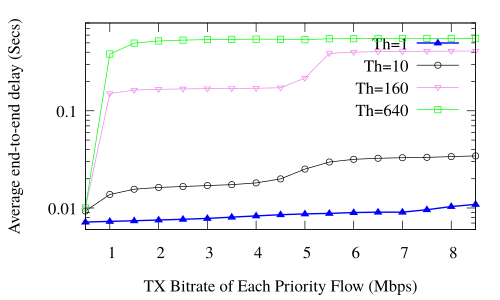

Reproduce this figure in gnuplot.
#! xgp flow_pps.dat
# Created the Fri Dec  8 02:30:12 CET 2017 with:
#   ____________________________
#  /                            \
# /        xgp        __________/
# \__________________/.:nonsns:.
#
 
#-------------------------------------
# SHAPES:
# (c)ircle  (t)riangle (i)nv.tri.
#           (d)iamond  (s)quare
# FILLING:
# (f)illed  (o)paque  (e)mpty (default)
#-------------------------------------
   s=4  ; es=s  ; fs=s+1 ; os=s+66
   c=6  ; ec=c  ; fc=c+1 ; oc=os+1
   t=8  ; et=t  ; ft=t+1 ; ot=oc+1
   i=10 ; ei=i  ; fi=i+1 ; oi=ot+1
   d=12 ; ed=d  ; fd=d+1 ; od=oi+1
   p=14 ; ep=p  ; fp=p+1 ; op=od+1
#-------------------------------------
#  e.g.:  
#  empty circles vs filled squares
#  plot "file" u 1:3 w p pt ec, 
#           "" u 1:4 w lp pt fs
#-------------------------------------

#Happy gnuplotting

#ty=ARG1
set out "delay_new_th.pdf"
#set out "delay_detnet.pdf"
#set out "delay_fifo.pdf"
set term pdf font "Times,18"
#set terminal X11 enhanced font "courier 10 pitch, 16" size 1200,1000

set pointsize 0.75

set key top right
#set ylabel "Per flow rate [pps]"
#set title "Priority Bandwidth reservation Output (21Mbps Input link and 10Mbps Output link)\nPriority Bandwidth Sharing\n10 Detnet Flows and 2 Other heavy flows\nExplicit Bandwidth Reservation for Detnet Flows (Flows send their bandwidth requirement) \n and the remaining availble bandwidth is fairly shared by other flows."
#set title "Fifo Queue Output (21Mbps Input link and 10Mbps Output link)\n10 Detnet Flows and 2 Other heavy flows"

set xlabel "TX Bitrate of Each Priority Flow (Mbps)"
#\tTotal=3*(X)+2*(7) Mbps"
#set xtics 1

#set xrange [0:20]
#set ytics 0.1

set boxwidth 0.1
set style fill pattern

#set ytics nomirror
#set y2tics
#set yrange [0:5]
#set y2range [0:110]

set ylabel "Average end-to-end delay (Secs)"

#set y2label "Total Bandwidth Utilization (%)"
#set format y "%.t^.10^%T"
#set ytics 200000
#set yran [1e3:]
#min(a,b)=a<b?a:b
#stats 	'flow_pps.dat'	every ::1 using 1 nooutput
#total=int(STATS_sum)
#print("Total Throughput")
#print(total)
#f(x)=total
#set yrange [0:1]
#set ytics 1
set yrange [0.006:0.8]
#set xrange ["low";"mid" "high"]
set autoscale xfix
set logscale y 10
#t=ARG1

#set arrow 1 from 0.66,0.004 to 0.66,0.95 nohead dt "-"
#set label "Bw Reservation" at 0.75,4.7

#set arrow 2 from 0,0.0206 to 9,0.0206 nohead dt "-"

#set arrow 3 from 0,0.02575 to 9,0.02575 nohead dt "-"


plot \
'<cat delay_util_profile_bwresv_1.dat'	u ($3)/1000:($4) t 'Th=1' axes x1y1 with lp lc rgb "blue" lw 2 pt ft,\
'<cat delay_util_profile_bwresv_10.dat'	u  ($3)/1000:($4) t 'Th=10' axes x1y1 with lp lc rgb "black" pt ec,\
'<cat delay_util_profile_bwresv_160.dat'	u ($3)/1000:($4) t 'Th=160' axes x1y1 with lp lc rgb "violet" pt ei,\
'<cat delay_util_profile_bwresv_640.dat'	u ($3)/1000:($4) t 'Th=640' axes x1y1 with lp lc rgb "green" pt es,\
#'<cat delay_util_profile_bwresv_80.dat'	u ($3)/1000:($4) t '80' axes x1y1 with lp lc rgb "black",\
#'<cat delay_util_profile_bwresv_160.dat'	u ($3)/1000:($4) t '160' axes x1y1 with lp lc rgb "dark-blue",\
#'<cat delay_util_profile_bwresv_320.dat'	u ($3)/1000:($4) t '320' axes x1y1 with lp lc rgb "dark-red",\
#'<cat delay_util_profile_fifo.dat'	u ($2)/1000:($3) t 'FIFO' axes x1y1 with lp lc rgb "green"
#'<cat delay_util_profile_codel.dat'	u ($2)/1000:($3) t 'CODEL' axes x1y1 with lp lc rgb "violet",\



#'< cat delay_detnet_10.dat '    u ($0+1):($32)     notitle  axes x1y1 with steps lc rgb "blue" lw 2,\
#'< cat delay_fifo.dat '    u ($0+1):($32)     notitle  axes x1y1 with steps lc rgb "red" lw 2,\
#'< cat delay_detnet_10.dat '    u ($0+1):($32)     t 'BwResv Th=10'  axes x1y1 with points lc rgb "blue" lw 2,\
#'< cat delay_fifo.dat '    u ($0+1):($32)     t 'Fifo'  axes x1y1 with points lc rgb "red" lw 2,\
#'< cat delay_detnet_20.dat '    u ($0+1):($32)      notitle  axes x1y1 with steps lc rgb "brown" lw 2,\
#'< cat delay_detnet_20.dat '    u ($0+1):($32)     t 'BwResv Th=20'  axes x1y1 with points lc rgb "brown" lw 2,\
#'< cat delay_detnet_40.dat '    u ($0+1):($32)      notitle  axes x1y1 with steps lc rgb "orange" lw 2,\
#'< cat delay_detnet_40.dat '    u ($0+1):($32)     t 'BwResv Th=40'  axes x1y1 with points lc rgb "orange" lw 2,\
#'< cat delay_detnet_80.dat '    u ($0+1):($32)      notitle  axes x1y1 with steps lc rgb "black" lw 2,\
#'< cat delay_detnet_80.dat '    u ($0+1):($32)     t 'BwResv Th=80'  axes x1y1 with points lc rgb "black" lw 2

#'< cat delay.dat '    u ($0):($2)      t 'Latency Other-1'    axes x1y1 with steps lc rgb "green" lw 2,\
#'< cat delay.dat '    u ($0):($14)      t 'Latency Other-2'    axes x1y1 with steps lc rgb "orange" lw 2,\
#'< cat delay.dat '    u ($0):($8)      t 'Latency Detnet-1'   axes x1y1 with steps lc rgb "black" lw 2,\
#'< cat delay.dat '    u ($0):($20)     t 'Latency Detnet-2'  axes x1y1 with steps lc rgb "black" lw 2,\
#'< cat delay.dat '    u ($0):($26)     t 'Latency Detnet-3'  axes x1y1 with steps lc rgb "black" lw 2,\
#'< cat delay.dat '    u ($0):($32)     t 'Latency Detnet-4'  axes x1y1 with steps lc rgb "black" lw 2,\
#'< cat delay.dat '    u ($0):($38)     t 'Latency Detnet-5'  axes x1y1 with steps lc rgb "black" lw 2,\
#'< cat delay.dat '    u ($0):($44)     t 'Latency Detnet-6'  axes x1y1 with steps lc rgb "black" lw 2,\
#'< cat delay.dat '    u ($0):($50)     t 'Latency Detnet-7'  axes x1y1 with steps lc rgb "black" lw 2,\
#'< cat delay.dat '    u ($0):($56)     t 'Latency Detnet-8'  axes x1y1 with steps lc rgb "black" lw 2,\
#'< cat delay.dat '    u ($0):($62)     t 'Latency Detnet-9'  axes x1y1 with steps lc rgb "black" lw 2,\
#'< cat delay.dat '    u ($0):($68)     t 'Latency Detnet-10' axes x1y1 with steps lc rgb "black" lw 2,\
#'< cat delay.dat '    u ($0):($74)     t 'Total Mean Latency' axes x1y1 with steps lc rgb "red" lw 2
#pause 0.5
#reread

#plot \
#'< cat exp_10flows_rx.dat'    u ($0+1)*10:($2)      t 'Rx Detnet-1'  axes x1y1 with #lp pt 4 lc rgb "blue",\
#'< cat exp_10flows_rx.dat'    u ($0+1)*10:($5)      t 'Rx Detnet-2'  axes x1y1 with line  #lp pt 7 lc rgb "blue",\
#'< cat exp_10flows_rx.dat'    u ($0+1)*10:($8)      t 'Rx Detnet-3'  axes x1y1 with lp pt 8 lc rgb "red",\
#'< cat exp_10flows_rx.dat'    u ($0+1)*10:($11)      t 'Rx Detnet-4'  axes x1y1 with lp pt 11 lc rgb "red"
#'< sort -rnk1 /home/vk/FAIRDROP_BW_MASTER/NETWORKING_FAIRDROP_BW_1.0/plots/flow_pps.dat'	u ($0+1):($1/1000000)   	t 'Networking Alpha-1.0'  axes x1y1 with lp pt 4 lc rgb "black",	\
#'< sort -rnk1 /home/vk/FAIRDROP_BW_MASTER/ACT_FAIRDROP_BW_1.0/plots/flow_pps.dat'    u ($0+1):($1/1000000)      t 'Act Alpha-1.0'  axes x1y1 with lp pt 4 lc rgb "blue",    \
#'< sort -rnk1 /home/vk/FAIRDROP_BW_MASTER/NETWORKING_FAIRDROP_BW_0.4/plots/flow_pps.dat'    u ($0+1):($1/1000000)       t 'Networking Alpha-0.4'  axes x1y1 with lp pt 6 lc rgb "black", \
#'< sort -rnk1 /home/vk/FAIRDROP_BW_MASTER/ACT_FAIRDROP_BW_0.4/plots/flow_pps.dat'    u ($0+1):($1/1000000)      t 'Act Alpha-0.4'  axes x1y1 with lp pt 6 lc rgb "blue",    \
#'< sort -rnk1 /home/vk/FAIRDROP_BW_MASTER/NETWORKING_FAIRDROP_BW_0.1/plots/flow_pps.dat'    u ($0+1):($1/1000000)       t 'Networking Alpha-0.1'  axes x1y1 with lp pt 8 lc rgb "black", \
#'< sort -rnk1 /home/vk/FAIRDROP_BW_MASTER/ACT_FAIRDROP_BW_0.1/plots/flow_pps.dat'    u ($0+1):($1/1000000)      t 'Act Alpha-0.1'  axes x1y1 with lp pt 8 lc rgb "blue",    \

#'/home/vk/NOFAIRDROP_BW_RESULTS/plots/flow_pps.dat'  u ($0+1):($1/1000000) t 'Taildrop'   axes x1y1 with boxes lc rgb "violet"

#'flow_pps.dat'  u ($0+1+0.25):(f($1)/1000000)           t 'Per Flow Throughput'  axes x1y1 with boxes
